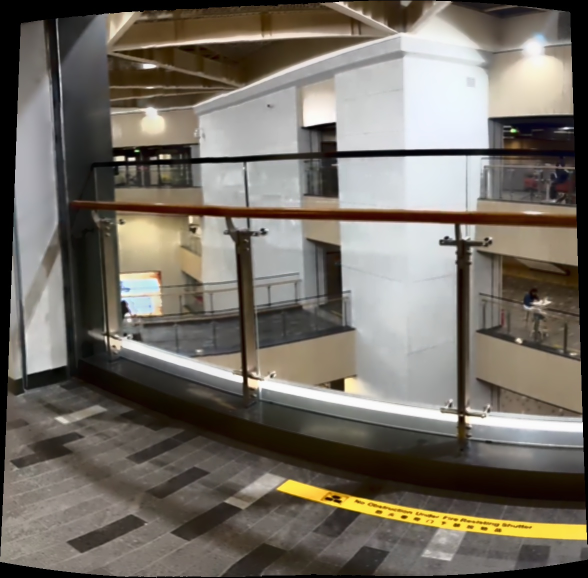
#> input picture scyxz5/Testing/Test1.jpg, 1175 x 1156 px (shown at 1/2 size)
$ python -i main.py   (imports and definitions only)
#> lines starting #> are read from the running program, lines starting #| are printed output that depends on the picture; after the words box and inside, x2 and y2 are one past the last pixel; in counts of white or black regions, pixels touching at a corner belong together
#> further down, picture is the input picture: shape (1156, 1175, 3); mean B, G, R 100.1, 109.1, 115.1
#scyxz5
import cv2
import sys
import numpy as np
#used for UI
import tkinter as tk
from tkinter import filedialog, simpledialog, scrolledtext, ttk
from PIL import Image, ImageTk

from matplotlib import pyplot as plt

#processed bar
from tqdm import tqdm
import threading
import time


#core image processing functions
# [152 lines left out: functions select_frames, deblur_frames, color_correction, geometric_correction, not called in this run]

# [31 lines of commented-out code are left out]
def crop_black_borders(img, threshold=5):
#> called with threshold = 5
    gray = cv2.cvtColor(img, cv2.COLOR_BGR2GRAY)
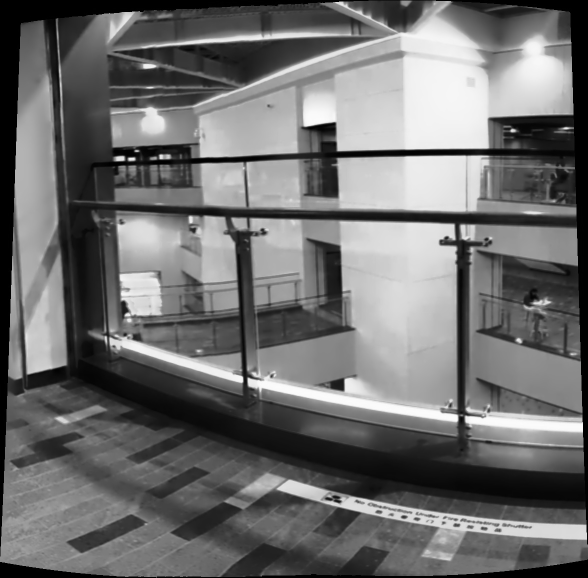
#> gray: shape (1156, 1175) (shown at 1/2 size); min 0, max 254, mean 109.8
    _, thresh = cv2.threshold(gray, threshold, 255, cv2.THRESH_BINARY)
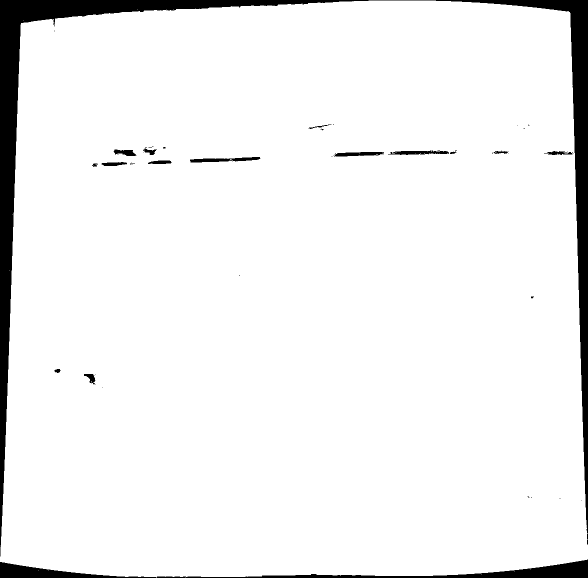
#> thresh: shape (1156, 1175) (shown at 1/2 size); 94.3% white; 52 black regions (36 under 20 px)
    contours, _ = cv2.findContours(thresh, cv2.RETR_EXTERNAL, cv2.CHAIN_APPROX_SIMPLE)
#> contours = 12 contours, 11 with area under 20; largest, box (x1, y1, x2, y2) and area: (0, 1, 1175, 1155) 1283472
    max_contour = max(contours, key=cv2.contourArea)
#> max_contour = contour of 612 points, box (x1, y1, x2, y2) (0, 1, 1175, 1155), area 1283472
    rect = cv2.boundingRect(max_contour)
#> rect = (0, 1, 1175, 1154)
    x, y, w, h = rect
#> x = 0; y = 1; w = 1175; h = 1154
    return img[y:y + h, x:x + w]

# def stitch_images(frames, algorithm_name="sift"):
#     print("\n[scyxz5] Starting stitching...")
#     if len(frames) < 2:
#         return None
#     #detect the main direction of movement (horizontal or vertical)
#     motion_direction = detect_motion_direction(frames)
#     print(f"Detected motion direction: {'horizontal' if motion_direction == 'horizontal' else 'vertical'}")
#     #select the splicing method based on the movement direction
#     if motion_direction == "horizontal":
#         stitcher = cv2.Stitcher_create(cv2.Stitcher_PANORAMA)  # horizontal
#     else:
#         stitcher = cv2.Stitcher_create(cv2.Stitcher_SCANS)  # vertical splicing (up / down
#     status, panorama = stitcher.stitch(frames)
#
#     if status != cv2.Stitcher_OK:
#         print(f"Stitching failed with status {status}")
#         return None
#
#
#     # # feathered edge treatment
#     # if blend_strength > 0:
#     #     gray = cv2.cvtColor(panorama, cv2.COLOR_BGR2GRAY)
#     #     _, mask = cv2.threshold(gray, 1, 255, cv2.THRESH_BINARY)
#     #     kernel = np.ones((15, 15), np.uint8)
#     #     mask = cv2.morphologyEx(mask, cv2.MORPH_CLOSE, kernel)
#     #     mask = cv2.GaussianBlur(mask, (15, 15), 0)
#     #     mask = mask.astype(np.float32) / 255.0
#     #     mask = cv2.merge([mask, mask, mask])
#     #
#     #     # application feathering
#     #     white = np.ones_like(panorama, dtype=np.uint8) * 255
#     #     panorama = (panorama * mask + white * (1 - mask)).astype(np.uint8)
#
#     return panorama

# [100 lines left out: functions stitch_images, detect_motion_direction, calculate_alignment_error, not called in this run]


# UI
class PanoramaStitcherUI:
    # [97 lines left out: functions __init__, create_widgets, browse_video, not called in this run]
    #Log!!!!
    def log(self, message):
        self.log_text.insert(tk.END, message + "\n")
        self.log_text.see(tk.END)
        #print(message)  # Also print to console

    # [258 lines left out: functions process_video, _process_video_thread, show_analysis_report, update_panorama_display, play_video, _play_video_thread, not called in this run]

    def _update_video_display(self, tk_image):
        self.image_label.config(image=tk_image)
        self.image_label.image = tk_image

    # [24 lines left out: functions stop_video, save_panorama, not called in this run]


#  redirect result or error to the log
class TextRedirector:
    def __init__(self, widget, tag="output"):
        self.widget = widget
        self.tag = tag

    def write(self, str):
        self.widget.insert(tk.END, str, (self.tag,))
        self.widget.see(tk.END)

    def flush(self):
        pass


# Begin! It!!!! Now!!!!!! Yeah!!!!!:)
# [9 lines left out: function main, not called in this run]


# [2 lines not run here, left out]

>>> import cv2
>>> picture = cv2.imread('Testing/Test1.jpg')
>>> result = crop_black_borders(picture)

$ run again, on scyxz5/Testing/Test2.jpg
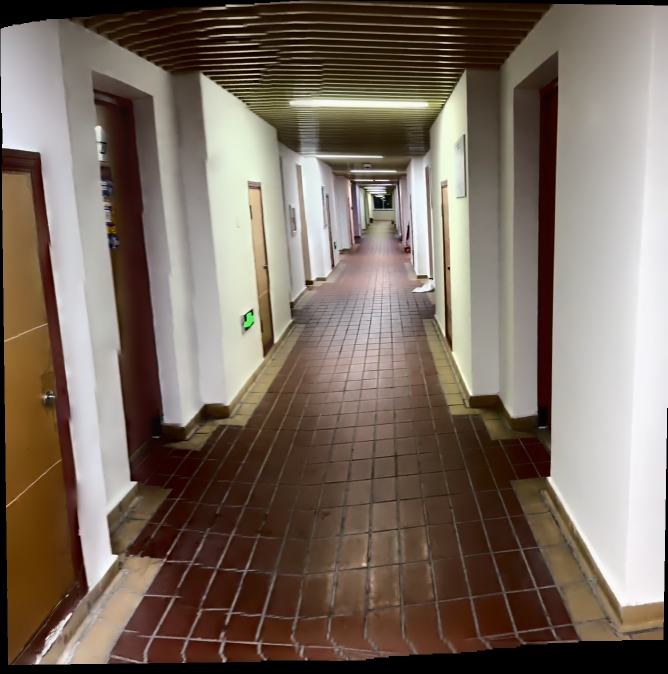
#> input picture scyxz5/Testing/Test2.jpg, 1335 x 1347 px (shown at 1/2 size)
#> picture is the input picture: shape (1347, 1335, 3); mean B, G, R 96.7, 108.4, 122.4
#> in crop_black_borders, `_, thresh = cv2.threshold(gray, threshold, 255, cv2.THRESH_BINARY)`:
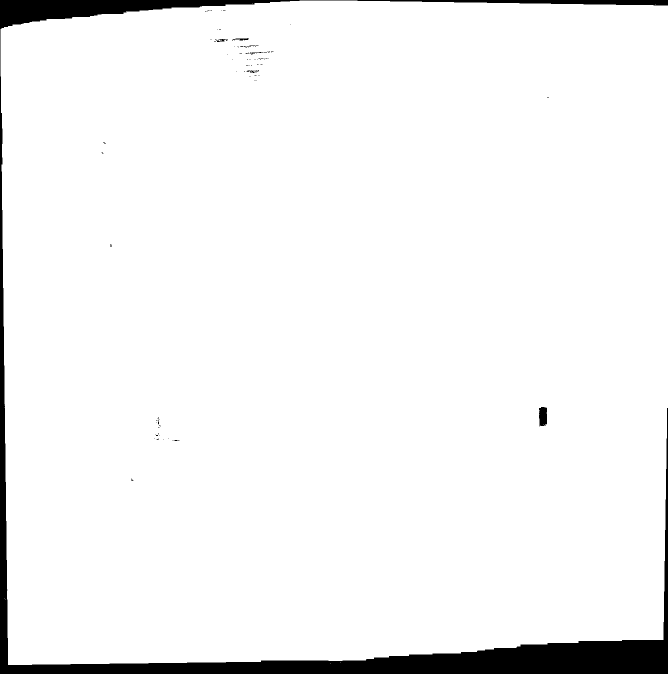
#> thresh: shape (1347, 1335) (shown at 1/2 size); 95.6% white; 80 black regions (73 under 20 px)
#> contours = 8 contours, 7 with area under 20; largest, box (x1, y1, x2, y2) and area: (1, 1, 1335, 1330) 1718152
#> max_contour = contour of 237 points, box (x1, y1, x2, y2) (1, 1, 1335, 1330), area 1718152
#> rect = (1, 1, 1334, 1329)
#> x = 1; w = 1334; h = 1329
#> in crop_black_borders, `return img[y:y + h, x:x + w]`:
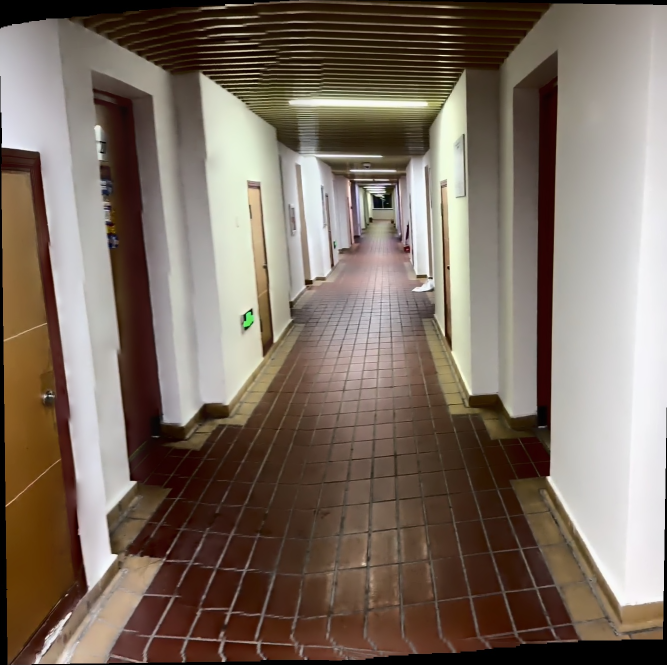
#> returned value: shape (1329, 1334, 3) (shown at 1/2 size); mean of channels 0, 1, 2 98, 109.9, 124.1; drawn as B, G, R

$ run again, on scyxz5/Testing/Test4.jpg
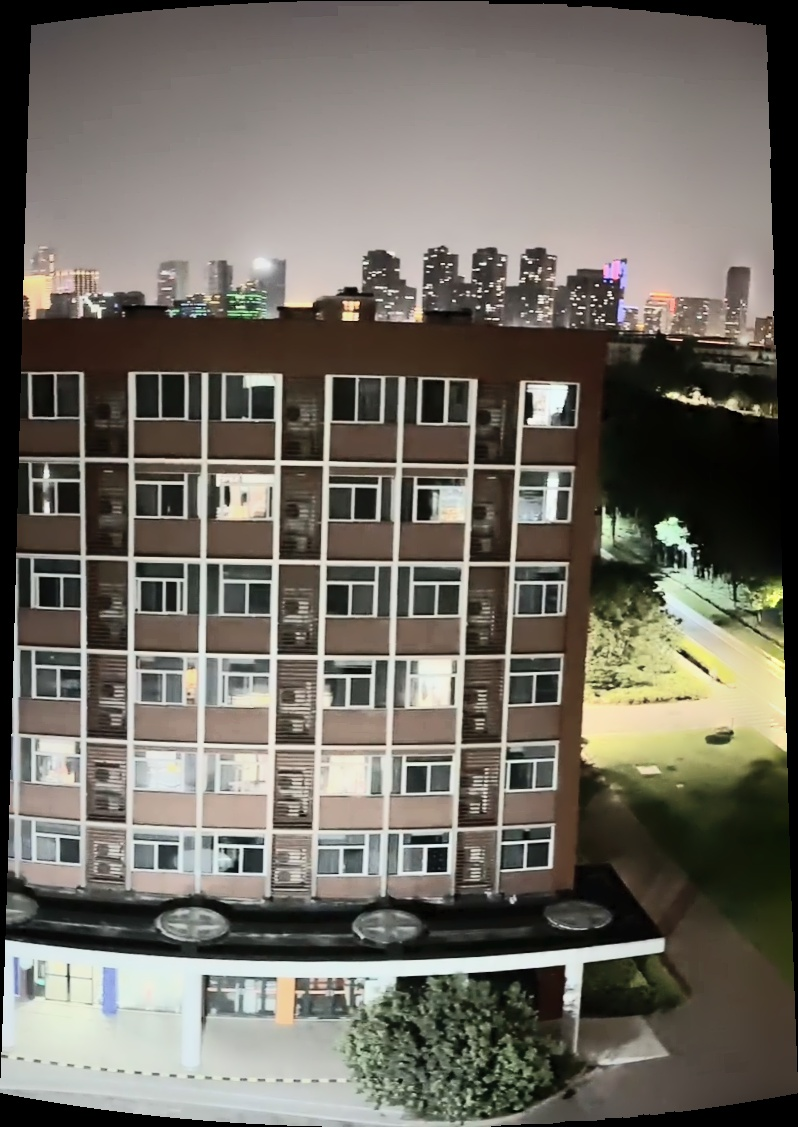
#> input picture scyxz5/Testing/Test4.jpg, 798 x 1127 px
#> picture is the input picture: shape (1127, 798, 3); mean B, G, R 98.7, 107.6, 112
#> in crop_black_borders, `gray = cv2.cvtColor(img, cv2.COLOR_BGR2GRAY)`:
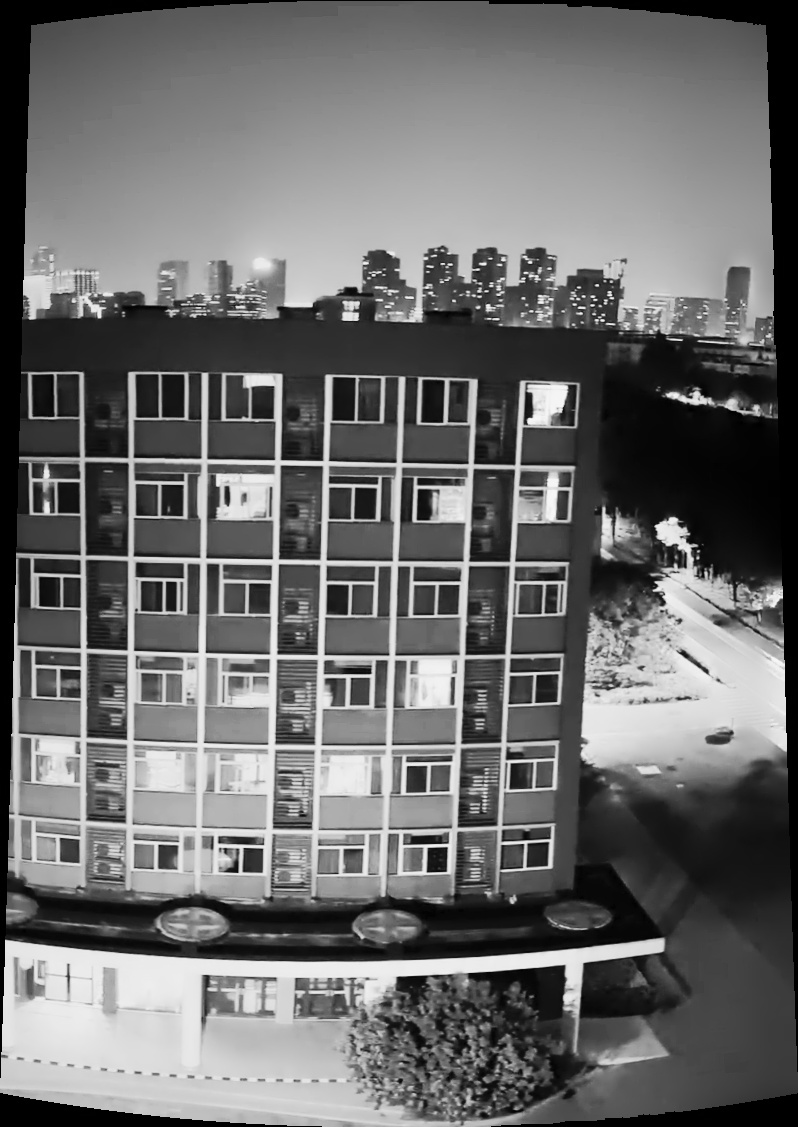
#> gray: shape (1127, 798); min 0, max 252, mean 107.9
#> in crop_black_borders, `_, thresh = cv2.threshold(gray, threshold, 255, cv2.THRESH_BINARY)`:
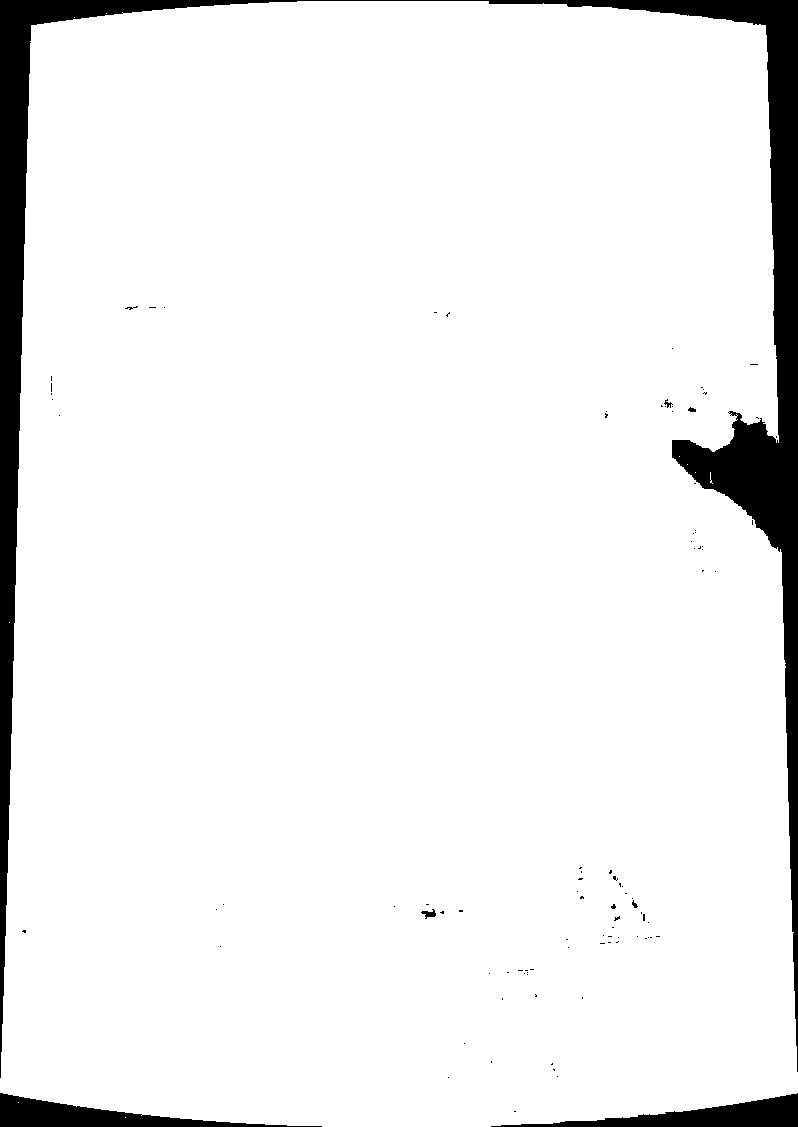
#> thresh: shape (1127, 798); 93.6% white; 98 black regions (91 under 20 px)
#> contours = 10 contours, 9 with area under 20; largest, box (x1, y1, x2, y2) and area: (0, 1, 798, 1127) 840170
#> max_contour = contour of 633 points, box (x1, y1, x2, y2) (0, 1, 798, 1127), area 840170
#> rect = (0, 1, 798, 1126)
#> x = 0; y = 1; w = 798; h = 1126

$ run again, on scyxz5/Testing/Test5.jpg
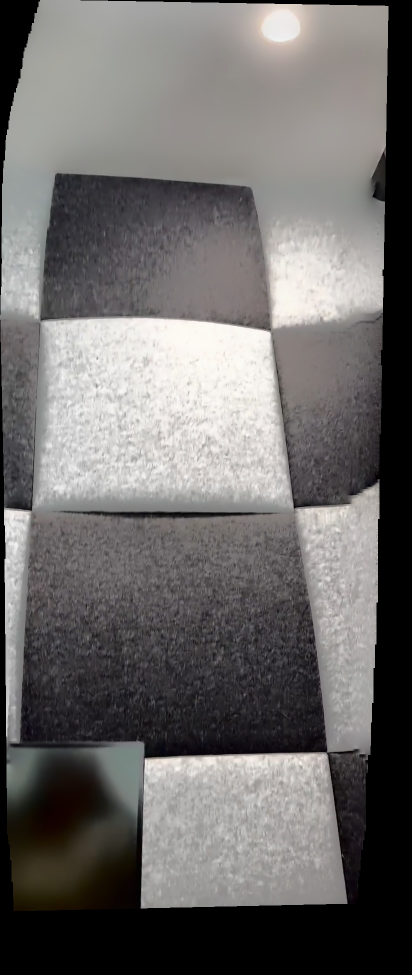
#> input picture scyxz5/Testing/Test5.jpg, 823 x 1950 px (shown at 1/2 size)
#> picture is the input picture: shape (1950, 823, 3); mean B, G, R 106.1, 107.3, 109.7
#> in crop_black_borders, `_, thresh = cv2.threshold(gray, threshold, 255, cv2.THRESH_BINARY)`:
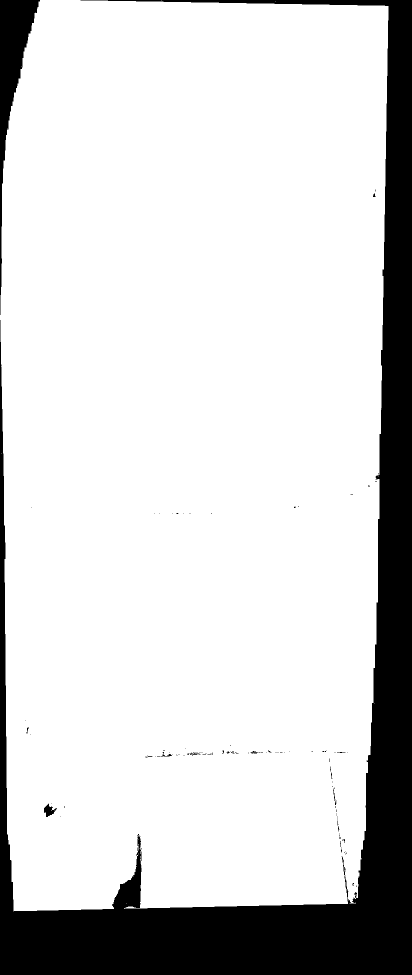
#> thresh: shape (1950, 823) (shown at 1/2 size); 83.4% white; 113 black regions (104 under 20 px)
#> contours = 13 contours, 12 with area under 20; largest, box (x1, y1, x2, y2) and area: (0, 0, 777, 1823) 1336448
#> max_contour = contour of 610 points, box (x1, y1, x2, y2) (0, 0, 777, 1823), area 1336448
#> rect = (0, 0, 777, 1823)
#> x = 0; w = 777; h = 1823
#> in crop_black_borders, `return img[y:y + h, x:x + w]`:
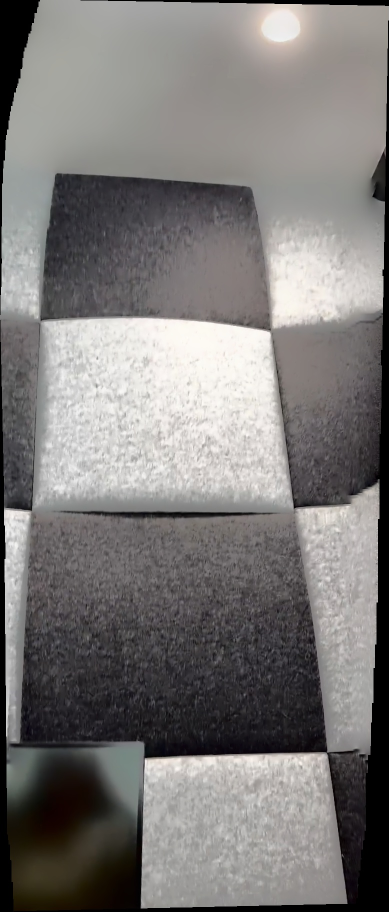
#> returned value: shape (1823, 777, 3) (shown at 1/2 size); mean of channels 0, 1, 2 120.2, 121.6, 124.3; drawn as B, G, R
